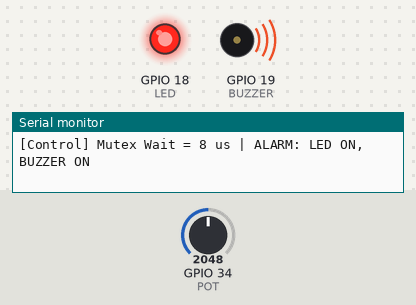
The sketch below on a simulated ESP32. Shown: output pins drawn as LEDs (lit = HIGH), buzzer (waves = sounding), the last lines printed to the serial monitor. The inputs (shaded band) are chosen by the test bench; at power-on: GPIO 34 (POT) = 2048.

Above: at 1.2 s.
1.3 s: GPIO 34 (POT) set to 1872
2.8 s: GPIO 34 (POT) set to 1780
At 3.5 s:
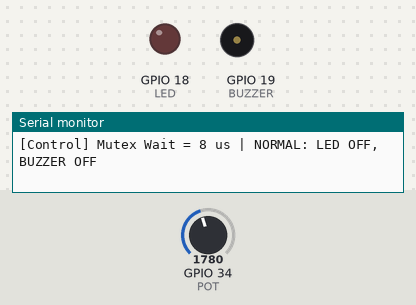
4.3 s: GPIO 34 (POT) set to 2002
6.4 s: GPIO 34 (POT) set to 2097
Timing chart, 0 to 8.9 s (numbered marks = the images above; inputs shaded):
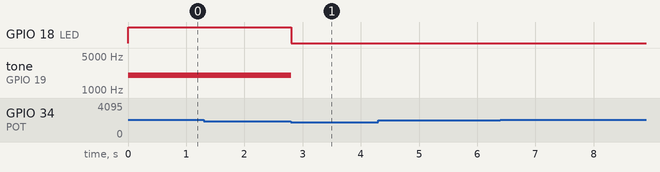

Measured:
- the behaviour switches between 1843 and 1842 on GPIO 34 (POT) (found by bisection; images 0 and 1)
- after the input at 2.8 s, GPIO 18 (LED): HIGH → LOW at once; tone on GPIO 19 (BUZZER): 2000 Hz → silent at once

The sketch:

sketch.ino
```cpp
#include <Arduino.h>
#include "freertos/FreeRTOS.h"
#include "freertos/task.h"
#include "freertos/queue.h"
#include "freertos/semphr.h"
#include "esp_timer.h"

#define POT 34
#define LED 18
#define BUZZER 19
#define TEST_MODE 4
// #define TEST_MODE 3
// #define TEST_MODE 2
// #define TEST_MODE 0
// 0: Binh thuong
// 2: Mutex contention
// 3: Queue timeout
// 4: Du lieu loi

#define PERIOD 100

struct SensorData {
  float temp;
  bool valid;
};

enum State { NORMAL, ALARM, FAULT };

QueueHandle_t sensorQueue;
SemaphoreHandle_t serialMutex;

State state = NORMAL;
// dùng để chạy Ca1 - 0
// void logMsg(const char *msg) {
//   if (xSemaphoreTake(serialMutex, pdMS_TO_TICKS(20))) {
// #if TEST_MODE == 2
//     vTaskDelay(pdMS_TO_TICKS(5));
// #endif
//     Serial.println(msg);
//     xSemaphoreGive(serialMutex);
//   }
// }

void logMsg(const char *msg) {
  int64_t start = esp_timer_get_time();

  if (xSemaphoreTake(serialMutex, pdMS_TO_TICKS(20))) {
    int64_t wait = esp_timer_get_time() - start;

    Serial.printf("[Mutex] Wait = %lld us | ", wait);
    Serial.println(msg);

    xSemaphoreGive(serialMutex);
  }
}


void output(bool on) {
  digitalWrite(LED, on);
  if (on) ledcWriteTone(BUZZER, 2000);
  else ledcWriteTone(BUZZER, 0);
}

void ReadSensor(void *pv) {
  TickType_t last = xTaskGetTickCount();
  int64_t previous = 0;
  int count = 0;

  while (true) {
#if TEST_MODE == 3
    if (esp_timer_get_time() >= 10000000)
      vTaskSuspend(NULL);
#endif

    int64_t start = esp_timer_get_time();

    int raw = analogRead(POT);
    SensorData data;
    data.temp = raw * 100.0 / 4095.0;
    data.valid = true;

#if TEST_MODE == 4
    if (++count == 50) data.valid = false;
#endif

    xQueueSend(sensorQueue, &data, 0);

    int64_t period = previous ? start - previous : 0;
    int64_t jitter = previous ? period - 100000 : 0;
    previous = start;

    char msg[180];
    snprintf(msg, sizeof(msg),
      "[ReadSensor] Temp=%.1f C | Period=%lld us | Jitter=%lld us | Execution=%lld us",
      data.temp, period, jitter,
      esp_timer_get_time() - start);

    logMsg(msg);

    vTaskDelayUntil(&last, pdMS_TO_TICKS(PERIOD));
  }
}

void Control(void *pv) {
  SensorData data;
// Sau // là dùng để chạy 0
  while (true) {
    if (xQueueReceive(sensorQueue, &data,
                      pdMS_TO_TICKS(300)) != pdTRUE) {
      state = FAULT;
      // logMsg("FAULT: Queue timeout");
      controlLog("FAULT: Queue timeout");

    }
    else if (!data.valid) {
      state = FAULT;
      // logMsg("FAULT: Invalid sensor data");
      controlLog("FAULT: Invalid sensor data");
    }
    else if (state != FAULT) {
      if (data.temp > 50) state = ALARM;
      else if (state == ALARM && data.temp > 45)
        state = ALARM;
      else state = NORMAL;

      if (state == NORMAL) {
        output(false);
        // logMsg("NORMAL: LED OFF, BUZZER OFF");
        controlLog("NORMAL: LED OFF, BUZZER OFF");
      }
      else {
        output(true);
        // logMsg("ALARM: LED ON, BUZZER ON");
        controlLog("ALARM: LED ON, BUZZER ON");
      }
    }
  }
}
// ca1-0 k cần dùng cái này , hãm này để chạy ca
void controlLog(const char *msg) {
  int64_t start = esp_timer_get_time();

  if (xSemaphoreTake(serialMutex, pdMS_TO_TICKS(20))) {
    int64_t wait = esp_timer_get_time() - start;

    // Control giu Mutex them 5ms
    vTaskDelay(pdMS_TO_TICKS(5));

    Serial.printf("[Control] Mutex Wait = %lld us | ",
                  (long long)wait);
    Serial.println(msg);

    xSemaphoreGive(serialMutex);
  }
}


void setup() {
  Serial.begin(115200);

  pinMode(POT, INPUT);
  pinMode(LED, OUTPUT);

  ledcAttach(BUZZER, 2000, 10);
  output(false);

  sensorQueue = xQueueCreate(5, sizeof(SensorData));
  serialMutex = xSemaphoreCreateMutex();

  xTaskCreate(Control, "Control", 4096, NULL, 2, NULL);
  xTaskCreate(ReadSensor, "ReadSensor", 4096, NULL, 1, NULL);

  Serial.println("ESP32 FreeRTOS E2 Started");
}

void loop() {
  delay(100);
}
```
